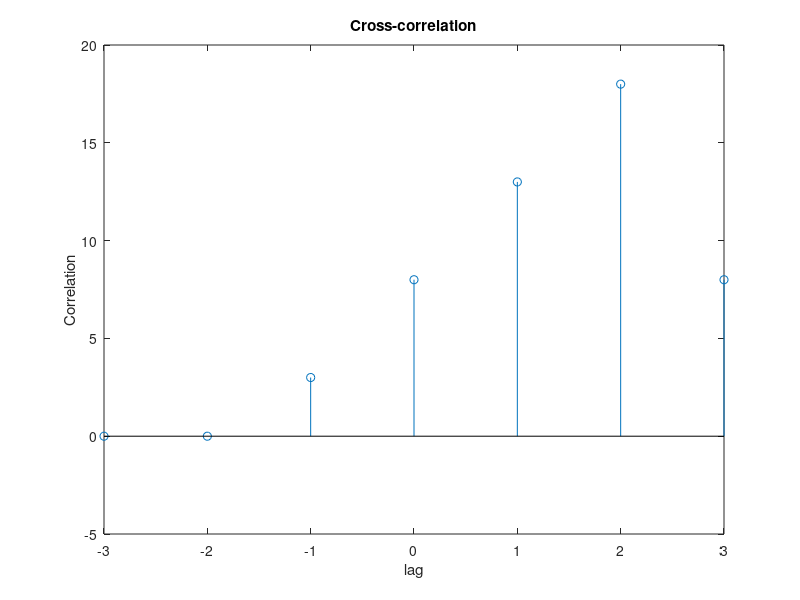

Here is the MATLAB script that generated this plot:
x1= [1,2,3,4];
x2 = [2,3];

[r,index] = xcorr(x1,x2);
stem(index, r);
xlabel("lag");
ylabel("Correlation");
title("Cross-correlation");
